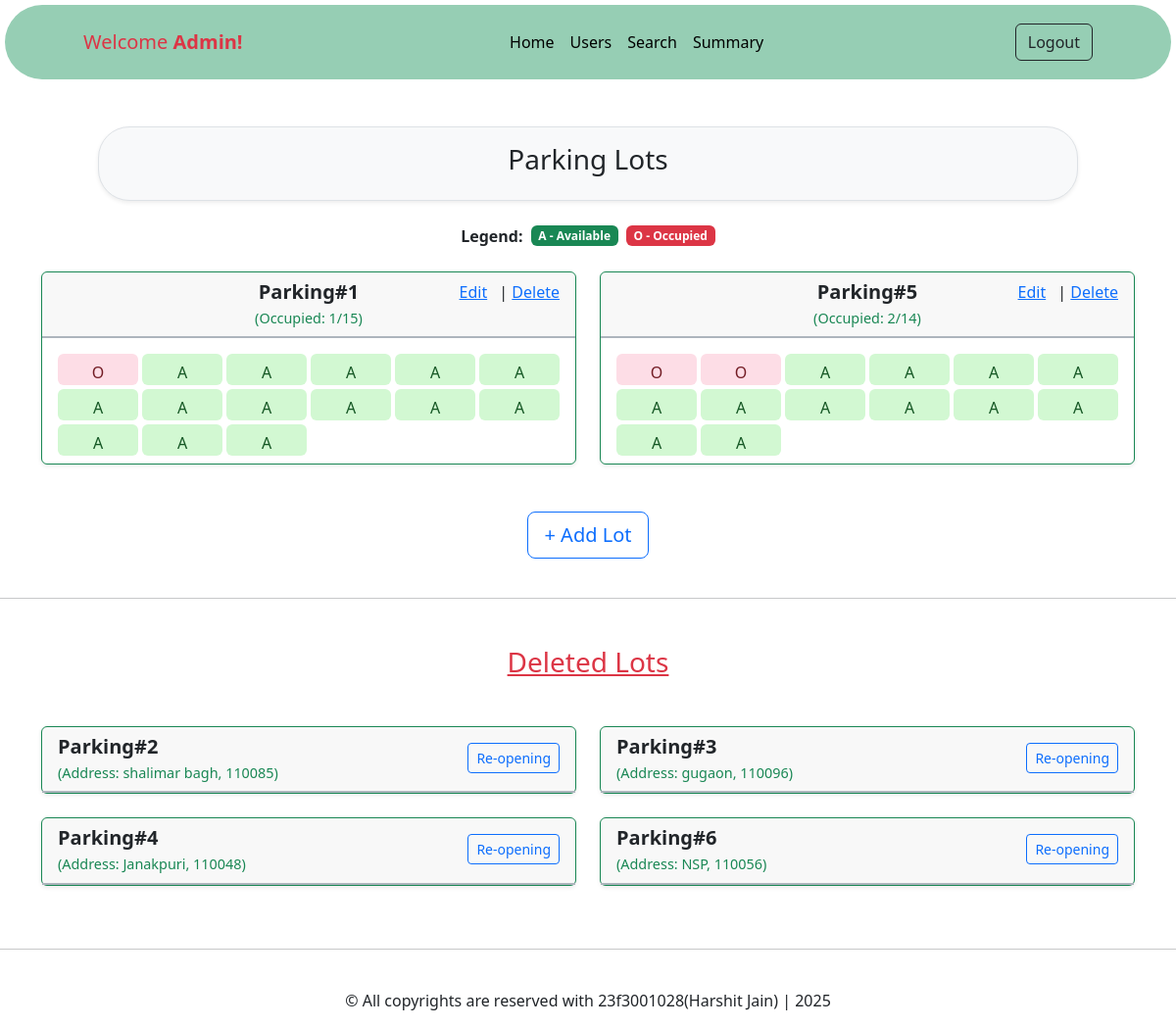
The page /home (signed in) on the database its author committed.
### app/models/parking_lot.py (models this page shows, shortened)
class parking_lot(db.Model):
    __tablename__ = 'parking_lot'
    lot_id = db.Column(db.Integer, primary_key=True, autoincrement=True)
    location = db.Column(db.String(100), nullable=False)
    address = db.Column(db.String(250), nullable=False)
    pin_code = db.Column(db.Integer, nullable=False)
    total_spots = db.Column(db.Integer, nullable=False)
    price = db.Column(db.Integer, nullable=False)
    status = db.Column(db.String(20), default='active')  # 'active', 'deleted'
    spots = db.relationship('parking_spot', backref='lot', lazy=True)
    @property
    def total_no_spots(self):
        return len([spot for spot in self.spots if spot.is_active])
    @property
    def occupied_spots(self):
        return len([spot for spot in self.spots if spot.is_active and spot.status == 'occupied'])

### app/models/parking_spot.py (models this page shows)
class parking_spot(db.Model):
    __tablename__ = 'parking_spot'
    spot_id = db.Column(db.Integer, primary_key=True, autoincrement=True)
    lot_id = db.Column(db.Integer, db.ForeignKey('parking_lot.lot_id', ondelete='RESTRICT', onupdate='CASCADE'))
    status = db.Column(db.String(20), nullable=False) # status = 'occupied' or 'available'
    is_active = db.Column(db.Boolean, default=True)  # True = exists, False = deleted

### app/routes/admin.py (the view)
@admin_bp.route('/home')
@admin_required
def view_lots():
    lots = parking_lot.query.filter_by(status='active').all()
    old_lots = parking_lot.query.filter_by(status='deleted').all()
    return render_template('admin/admin_dash.html', lots=lots, old_lots=old_lots)

### app/routes/admin.py (called while the page is built)
def admin_required(f):
    @wraps(f)
    def decorated_function(*args, **kwargs):
        if 'admin' not in session:
            return redirect(url_for('auth.adminlogin'))
        return f(*args, **kwargs)
    return decorated_function

### app/templates/admin/admin_dash.html (shortened to what this page needs)
{% extends "admin/base.html" %}
{% block heading %} Parking Lots{% endblock %}
{% block content %}
  <div class="mt-4 d-flex justify-content-center align-items-center gap-2">
    <strong>Legend:</strong>
    <span class="badge bg-success">A - Available</span>
    <span class="badge bg-danger">O - Occupied</span>
  </div>
  <br>
<div class="container">
  <div class="row">
    {% for lot in lots %}
    <div class="col-md-6 mb-4">
      <div class="card shadow-sm border border-success">
        <div class="card-header py-2 border-bottom border-dark-subtle border-2">
          <div class="d-flex justify-content-between align-items-start">
            <div class="text-center w-100">
              <h5 class="mb-1"><strong>Parking#{{ lot.lot_id }}</strong></h5>
              <p class="text-success mb-0" style="font-size: 0.9rem;">(Occupied: {{ lot.occupied_spots }}/{{ lot.total_no_spots }})</p>
            </div>
            <div class="position-absolute end-0 top-0 mt-2 me-3">
              <a href="{{ url_for('admin.update_lot', lot_id=lot.lot_id) }}" class="text-primary me-2">Edit</a> |
              <a href="{{ url_for('admin.delete_lot', lot_id=lot.lot_id) }}" class="text-primary"
              onclick="return confirm('Are you sure you want to delete this lot? This action cannot be undone!')">Delete</a>
            </div>
          </div>
        </div>
        <div class="card-body pt-3 pb-2">
          <div class="row gx-1 gy-1">
            {% for spot in lot.spots if spot.is_active %}
            <div class="col-2">
              <a href="{{ url_for('admin.view_spot', spot_id=spot.spot_id) }}"
                class="w-100 btn spot-btn
                {% if spot.status == 'occupied' %}occupied{% else %}available{% endif %}">
                {{ 'O' if spot.status == 'occupied' else 'A' }}
              </a>
            </div>
            {% endfor %}
          </div>
        </div>
      </div>
    </div>
    {% endfor %}
  </div>
  <div class="text-center mt-4">
    <a href="{{ url_for('admin.create_lot') }}" class="btn btn-outline-primary btn-lg">+ Add Lot</a>
  </div>
</div>
<br>
<hr>
<div class="container">
  <h3 class="text-danger my-5 text-center"><u>Deleted Lots</u></h3>
  <div class="row">
    {% for lot in old_lots %}
    <div class="col-md-6 mb-4">
      <div class="card shadow-sm border border-success">
        <div class="card-header py-2 border-bottom border-dark-subtle border-2">
          <div class="d-flex justify-content-between align-items-start">
            <div class="text-left w-100">
              <h5 class="mb-1"><strong>Parking#{{ lot.lot_id }}</strong></h5>
              <p class="text-success mb-0" style="font-size: 0.9rem;">(Address: {{ lot.address }}, {{ lot.pin_code }})</p>
            </div>
            <div class="position-absolute end-0 top-2 mt-2 me-3">
              <a href="{{ url_for('admin.reopen_lot', lot_id=lot.lot_id) }}" class="btn btn-outline-primary btn-lg btn-sm">Re-opening</a>
            </div>
          </div>
        </div>
      </div>
    </div>
    {% endfor %}
  </div>
</div>
{% endblock %}

### app/templates/admin/admin_dash.html (style rules this page uses)
.spot-btn { height: 32px; font-weight: 600; font-size: 0.9rem; border-radius: 0.5rem; border: none; transition: 0.2s ease; }
.spot-btn.available { background-color: #d2f8d2; color: #155724; }
.spot-btn.occupied { background-color: #fddde6; color: #721c24; }

### rows shown on the page
parking_lot: lot_id "1", occupied_spots "1", total_no_spots "15"
parking_spot: status "O"
parking_spot: status "A"
parking_spot: status "A"
parking_spot: status "A"
parking_spot: status "A"
parking_spot: status "A"
parking_spot: status "A"
parking_spot: status "A"
parking_spot: status "A"
parking_spot: status "A"
parking_spot: status "A"
parking_spot: status "A"
parking_spot: status "A"
parking_spot: status "A"
parking_spot: status "A"
parking_lot: lot_id "5", occupied_spots "2", total_no_spots "14"
parking_spot: status "O"
parking_spot: status "O"
parking_spot: status "A"
parking_spot: status "A"
parking_spot: status "A"
parking_spot: status "A"
parking_spot: status "A"
parking_spot: status "A"
parking_spot: status "A"
parking_spot: status "A"
parking_spot: status "A"
parking_spot: status "A"
parking_spot: status "A"
parking_spot: status "A"
parking_lot: lot_id "2", address "shalimar bagh", pin_code "110085"
parking_lot: lot_id "3", address "gugaon", pin_code "110096"
parking_lot: lot_id "4", address "Janakpuri", pin_code "110048"
parking_lot: lot_id "6", address "NSP", pin_code "110056"
